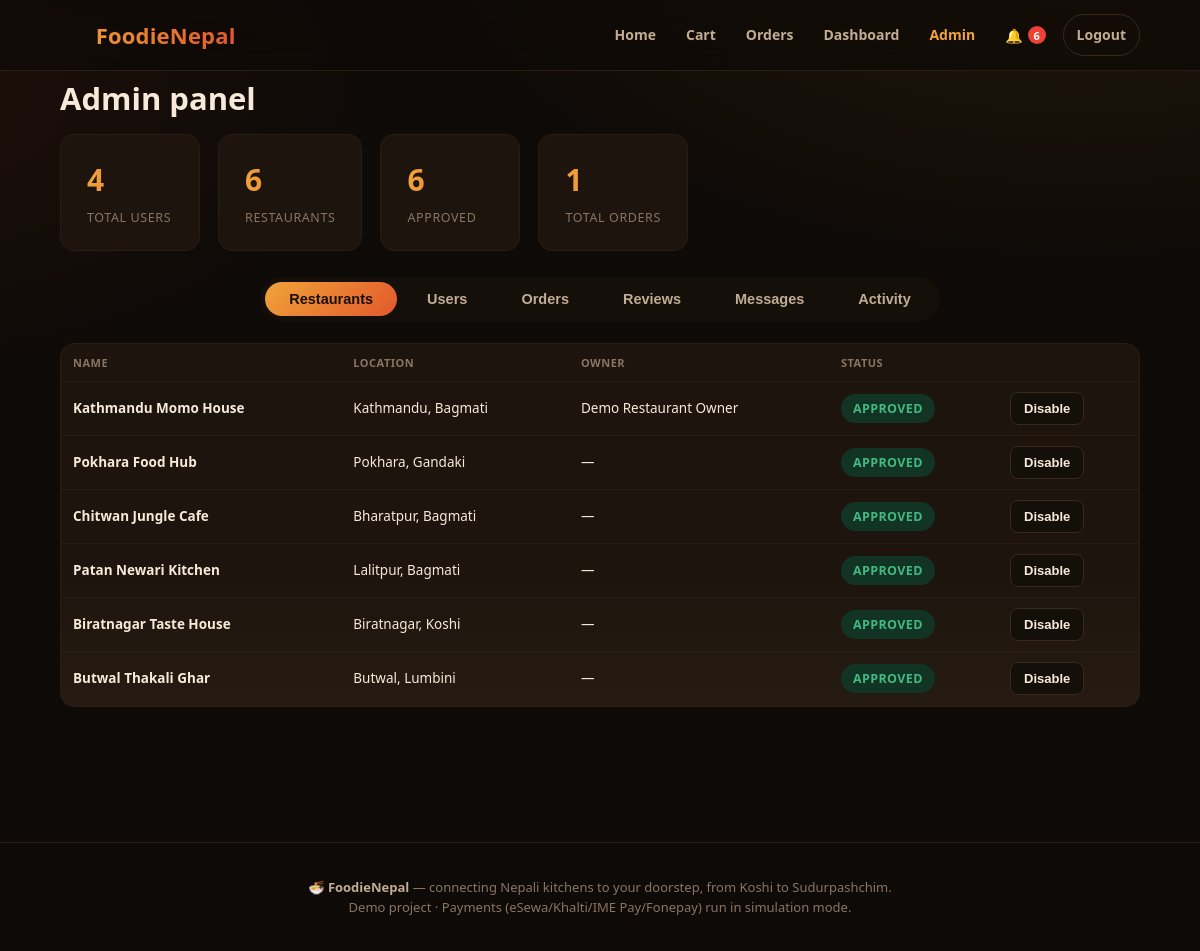
The page /admin (signed in) on the database its author committed.
### server.py (models this page shows)
class Restaurant(db.Model):
    id=db.Column(db.Integer,primary_key=True); name=db.Column(db.String(160),nullable=False)
    owner_id=db.Column(db.Integer,db.ForeignKey("user.id")); province=db.Column(db.String(80))
    district=db.Column(db.String(80)); city=db.Column(db.String(80)); address=db.Column(db.String(255))
    phone=db.Column(db.String(40)); lat=db.Column(db.Float); lng=db.Column(db.Float)
    approved=db.Column(db.Boolean,default=False); image=db.Column(db.String(255))
    owner=db.relationship("User")

class User(db.Model):
    id=db.Column(db.Integer,primary_key=True); name=db.Column(db.String(120),nullable=False)
    email=db.Column(db.String(160),unique=True,nullable=False); password=db.Column(db.String(255),nullable=False)
    role=db.Column(db.String(30),nullable=False,default="customer"); phone=db.Column(db.String(40))
    address=db.Column(db.String(255)); province=db.Column(db.String(80)); district=db.Column(db.String(80))
    active=db.Column(db.Boolean,default=True); created_at=db.Column(db.DateTime,default=datetime.utcnow)

### server.py (the view)
@app.route("/admin")
@roles("admin")
def admin():
    return render_template("admin.html",
        users=User.query.order_by(User.created_at.desc()).all(),
        restaurants=Restaurant.query.all(),
        orders=Order.query.order_by(Order.created_at.desc()).all(),
        activities=Activity.query.order_by(Activity.created_at.desc()).limit(150).all(),
        reviews=Review.query.order_by(Review.created_at.desc()).limit(50).all(),
        deliveries=User.query.filter_by(role="delivery").order_by(User.name).all(),
        owners=User.query.filter_by(role="restaurant").order_by(User.name).all(),
        customers=User.query.filter_by(role="customer").order_by(User.name).all(),
        messages=Message.query.order_by(Message.created_at.desc()).limit(100).all())

### server.py (called while the page is built)
def me(): return db.session.get(User,session.get("uid")) if session.get("uid") else None

def roles(*rs):
    def deco(f):
        @wraps(f)
        def w(*a,**k):
            u=me()
            if not u: return redirect(url_for("login"))
            if u.role not in rs: return "Forbidden",403
            return f(*a,**k)
        return w
    return deco

@app.context_processor
def ctx():
    u=me()
    cart_count=sum(int(q) for q in session.get("cart",{}).values()) if session.get("cart") else 0
    unread_count=Notification.query.filter_by(recipient_id=u.id,read=False).count() if u else 0
    return {"user":u,"provinces":PROVINCES,"statuses":STATUSES,"status_css":STATUS_CSS,"cart_count":cart_count,"unread_count":unread_count}

### templates/admin.html (shortened to what this page needs)
{% extends "base.html" %}
{% block content %}
<main>
  <h1 class="reveal">Admin panel</h1>
  <div class="stats reveal" style="margin:18px 0 26px">
    <div><b data-count="{{users|length}}">0</b><span>Total users</span></div>
    <div><b data-count="{{restaurants|length}}">0</b><span>Restaurants</span></div>
    <div><b data-count="{{restaurants|selectattr('approved')|list|length}}">0</b><span>Approved</span></div>
    <div><b data-count="{{orders|length}}">0</b><span>Total orders</span></div>
  </div>
  <div class="tabs" id="adminTabs">
    <button class="active" data-tab="restaurants" type="button">Restaurants</button>
    <button data-tab="users" type="button">Users</button>
    <button data-tab="orders" type="button">Orders</button>
    <button data-tab="reviews" type="button">Reviews</button>
    <button data-tab="messages" type="button">Messages</button>
    <button data-tab="activity" type="button">Activity</button>
  </div>
  <section class="tab-pane" id="tab-restaurants">
    <div class="panel reveal" style="padding:0;overflow:auto">
      <table>
        <thead><tr><th>Name</th><th>Location</th><th>Owner</th><th>Status</th><th></th></tr></thead>
        <tbody>
          {% for r in restaurants %}
          <tr>
            <td><b>{{r.name}}</b></td>
            <td>{{r.city}}, {{r.province}}</td>
            <td>{{r.owner.name if r.owner else '—'}}</td>
            <td><span class="status-badge {{'s-delivered' if r.approved else 's-cancelled'}}">{{'Approved' if r.approved else 'Pending'}}</span></td>
            <td>
              <form method="post" action="/admin/restaurant/{{r.id}}" style="margin:0">
                <button class="btn small {{'secondary' if r.approved else ''}}" type="submit">{{'Disable' if r.approved else 'Approve'}}</button>
              </form>
            </td>
          </tr>
          {% endfor %}
        </tbody>
      </table>
    </div>
  </section>
</main>
{% endblock %}

### static/css/style.css (style rules this page uses)
:root { --bg:#0e0a07; --bg-soft:#150f0a; --card:#1c140d; --card-hover:#251b12; --border:#3a281a; --border-soft:#2a1d13; --text:#f7ead9; --text-dim:#c2ac93; --text-faint:#8a7563; --accent:#f0a43a; --accent-2:#e2582b; --accent-3:#ef4136; --success:#42b883; --success-bg:#123424; --warn:#e0b03b; --danger:#e2582b; --info:#4aa8d8; --radius-sm:8px; --radius:14px; --radius-lg:22px; --shadow:0 10px 30px -10px rgba(0,0,0,.55); --shadow-glow:0 0 0 1px rgba(240,164,58,.15),0 12px 32px -12px rgba(240,164,58,.25); --ease:cubic-bezier(.22,1,.36,1); }
* { box-sizing:border-box }
html { scroll-behavior:smooth }
body { margin:0; background: radial-gradient(1100px 600px at 90% -10%, rgba(240,164,58,.10), transparent 60%), radial-gradient(900px 500px at -10% 10%, rgba(226,88,43,.08), transparent 55%), var(--bg); color:var(--text); font:15.5px/1.55 "Segoe UI",system-ui,-apple-system,Arial,sans-serif; min-height:100vh; -webkit-font-smoothing:antialiased; }
h1,h2,h3 { font-family:inherit;line-height:1.15;margin:0 0 .4em }
.reveal { opacity:0;animation:fadeUp .6s var(--ease) forwards }
.reveal:nth-child(1) { animation-delay:.02s }
.reveal:nth-child(2) { animation-delay:.07s }
main { max-width:1280px;margin:auto;padding:10px 5% 60px }
.btn,button { background:linear-gradient(135deg,var(--accent-2),var(--accent-3));color:#fff;border:0;border-radius:10px; padding:12px 18px;cursor:pointer;font-weight:700;font-size:14.5px;position:relative;overflow:hidden; transition:transform .18s var(--ease),box-shadow .18s var(--ease),filter .18s; }
.btn.secondary { background:var(--bg-soft);border:1px solid var(--border);color:var(--text) }
.btn.small { padding:8px 13px;font-size:13px;border-radius:8px }
article,.panel,.form,.row,.review { background:linear-gradient(180deg,var(--card),var(--card) 60%,var(--card-hover)); border:1px solid var(--border-soft);border-radius:var(--radius);padding:20px;margin:15px 0; }
.stats { display:flex;gap:18px;flex-wrap:wrap }
.stats div { padding:22px 26px;background:var(--card);border:1px solid var(--border-soft);border-radius:var(--radius);min-width:140px;position:relative;overflow:hidden }
.stats div b { display:block;font-size:30px;font-weight:800;background:linear-gradient(90deg,var(--accent),var(--accent-2));-webkit-background-clip:text;background-clip:text;color:transparent }
.stats div span { color:var(--text-faint);font-size:12.5px;text-transform:uppercase;letter-spacing:.6px }
.status-badge { display:inline-flex;align-items:center;gap:6px;padding:5px 12px;border-radius:999px;font-size:12.5px;font-weight:800;text-transform:uppercase;letter-spacing:.4px }
.s-delivered { background:#123424;color:#42b883 }
.tabs { display:flex;gap:6px;background:var(--bg-soft);padding:5px;border-radius:999px;width:max-content;margin:0 auto 22px }
.tabs button { background:transparent;color:var(--text-dim);padding:9px 24px;border-radius:999px;box-shadow:none;font-weight:700 }
.tabs button.active { background:linear-gradient(135deg,var(--accent),var(--accent-2));color:#1a0f06 }
table { width:100%;border-collapse:collapse;font-size:13.5px }
th,td { padding:10px 12px;text-align:left;border-bottom:1px solid var(--border-soft) }
th { color:var(--text-faint);text-transform:uppercase;font-size:11px;letter-spacing:.5px }
tbody tr { transition:background .2s }

### rows shown on the page
Restaurant: name "Kathmandu Momo House", city "Kathmandu", province "Bagmati", owner "Demo Restaurant Owner", approved "APPROVED", approved "Disable"
Restaurant: name "Pokhara Food Hub", city "Pokhara", province "Gandaki", owner "—", approved "APPROVED", approved "Disable"
Restaurant: name "Chitwan Jungle Cafe", city "Bharatpur", province "Bagmati", owner "—", approved "APPROVED", approved "Disable"
Restaurant: name "Patan Newari Kitchen", city "Lalitpur", province "Bagmati", owner "—", approved "APPROVED", approved "Disable"
Restaurant: name "Biratnagar Taste House", city "Biratnagar", province "Koshi", owner "—", approved "APPROVED", approved "Disable"
Restaurant: name "Butwal Thakali Ghar", city "Butwal", province "Lumbini", owner "—", approved "APPROVED", approved "Disable"

### other values the page prints
{{ unread_count }} "6"
